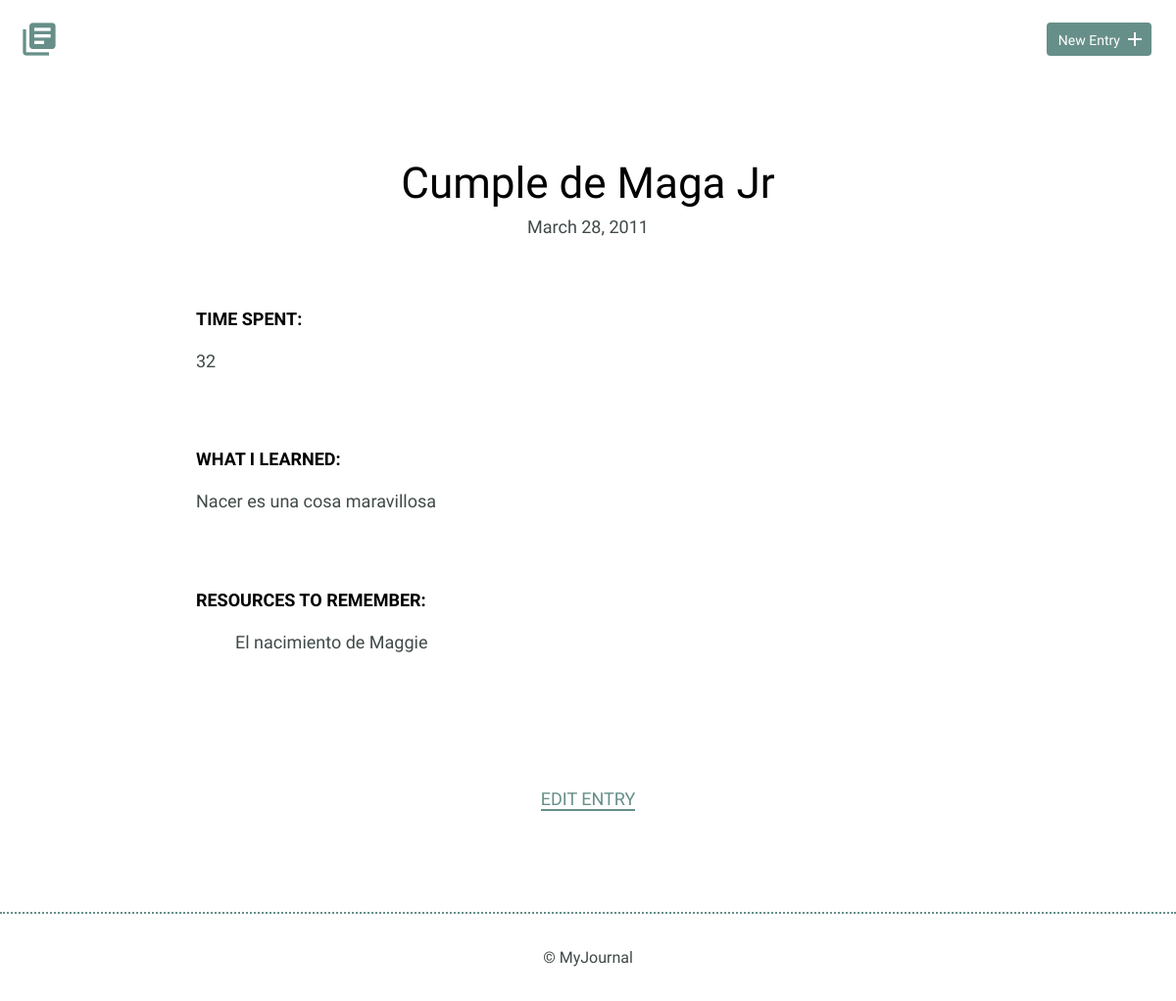
The page /entries/10/ on the database its author committed.
### models.py (models this page shows, shortened)
class Entry(Model):
    title = CharField()
    date = DateTimeField(default=datetime.datetime.now)
    timespent = IntegerField()
    learned = TextField()
    resources = TextField()
    class Meta:
        database = DATABASE

### app.py (the view)
@app.route('/entries/<int:entry_id>/', methods=['POST','GET'])
def entry_detail(entry_id):
    try:
        entry = models.Entry.get(models.Entry.id == entry_id)
    except IndexError:
        abort(404)
    except ValueError:
        abort(404)
    else:
        return render_template('detail.html', entry = entry)

### app.py (called while the page is built)
@app.before_request
def before_request():
    g.db = models.DATABASE
    g.db.connect()

@app.after_request
def after_request(response):
    g.db.close()
    return response

### templates/detail.html
{% extends 'layout.html'%}
{% block content %}
<div class="container">
    <div class="entry-list single">
        <article>
            <h1>{{ entry.title }}</h1>
            <time>{{ entry.date.strftime('%B %d, %Y') }}</time>
            <div class="entry">
                <h3>Time Spent: </h3>
                <p>{{ entry.timespent}}</p>
            </div>
            <div class="entry">
                <h3>What I Learned:</h3>
                <p>{{ entry.learned }}
            </div>
            <div class="entry">
                <h3>Resources to Remember:</h3>
                <ul>
                    <p>{{ entry.resources }}
                </ul>
            </div>
        </article>
    </div>
<div class="edit">
  <p><a href="{{ url_for('edit_entry', entry_id = entry.id) }}">Edit Entry</a></p>
</div>
{% endblock %}

### static/css/site.css (style rules this page uses)
body { font-size: 16px; color: #404a49; font-family: 'Cousine', serif; font-weight: 400; }
.container { margin: 0 auto; padding: 0 25px; }
h1, h2, h3 { margin: 0; font-weight: 400; line-height: 1em; color: #000; }
h1 { font-size: 44px; margin-bottom: 12px; }
h3 { font-size: 18px; font-family: 'Work Sans', serif; font-weight: 600; text-transform: uppercase; }
p { line-height: 1.8em; font-size: 18px; }
p a { border-bottom: 2px solid #678f89; padding: 0; color: #678f89; text-decoration: none; }
.entry-list, .edit-entry, .new-entry { max-width: 800px; margin: 0 auto; padding: 70px 0 150px 0; }
.entry-list article { margin-bottom: 70px; text-align: center; }
.entry-list article:last-child { margin-bottom: 0; }
.entry-list.single { padding-bottom: 70px; }
.entry-list.single time { font-size: 18px; }
.entry { max-width: 800px; margin: 75px auto 0 auto; text-align: left; }
.entry p { margin-bottom: 40px; }
.edit { padding-bottom: 80px; text-align: center; margin: 0 auto; }
.edit a { font-weight: 400; text-transform: uppercase; font-size: 18px; }

### rows shown on the page
Entry: title "Cumple de Maga Jr", date "March 28, 2011", timespent "32", learned "Nacer es una cosa maravillosa", resources "El nacimiento de Maggie"
